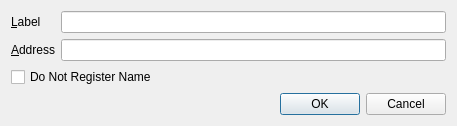
<?xml version="1.0" encoding="UTF-8"?>
<ui version="4.0">
 <class>EditAddressDialog</class>
 <widget class="QDialog" name="EditAddressDialog">
  <property name="geometry">
   <rect>
    <x>0</x>
    <y>0</y>
    <width>457</width>
    <height>126</height>
   </rect>
  </property>
  <property name="windowTitle">
   <string>Edit Address</string>
  </property>
  <layout class="QVBoxLayout" name="verticalLayout">
   <item>
    <layout class="QFormLayout" name="formLayout">
     <property name="fieldGrowthPolicy">
      <enum>QFormLayout::AllNonFixedFieldsGrow</enum>
     </property>
     <item row="0" column="0">
      <widget class="QLabel" name="label">
       <property name="text">
        <string>&amp;Label</string>
       </property>
       <property name="buddy">
        <cstring>labelEdit</cstring>
       </property>
      </widget>
     </item>
     <item row="0" column="1">
      <widget class="QLineEdit" name="labelEdit">
       <property name="toolTip">
        <string>The label associated with this address book entry</string>
       </property>
      </widget>
     </item>
     <item row="1" column="0">
      <widget class="QLabel" name="label_2">
       <property name="text">
        <string>&amp;Address</string>
       </property>
       <property name="buddy">
        <cstring>addressEdit</cstring>
       </property>
      </widget>
     </item>
     <item row="1" column="1">
      <widget class="QLineEdit" name="addressEdit">
       <property name="toolTip">
        <string>The address associated with this address book entry. This can only be modified for sending addresses.</string>
       </property>
      </widget>
     </item>
    </layout>
   </item>
   <item>
    <widget class="QCheckBox" name="DoNotRegisterChb">
     <property name="text">
      <string>Do Not Register Name</string>
     </property>
    </widget>
   </item>
   <item>
    <widget class="QDialogButtonBox" name="buttonBox">
     <property name="orientation">
      <enum>Qt::Horizontal</enum>
     </property>
     <property name="standardButtons">
      <set>QDialogButtonBox::Cancel|QDialogButtonBox::Ok</set>
     </property>
    </widget>
   </item>
  </layout>
 </widget>
 <resources/>
 <connections>
  <connection>
   <sender>buttonBox</sender>
   <signal>accepted()</signal>
   <receiver>EditAddressDialog</receiver>
   <slot>accept()</slot>
   <hints>
    <hint type="sourcelabel">
     <x>248</x>
     <y>254</y>
    </hint>
    <hint type="destinationlabel">
     <x>157</x>
     <y>274</y>
    </hint>
   </hints>
  </connection>
  <connection>
   <sender>buttonBox</sender>
   <signal>rejected()</signal>
   <receiver>EditAddressDialog</receiver>
   <slot>reject()</slot>
   <hints>
    <hint type="sourcelabel">
     <x>316</x>
     <y>260</y>
    </hint>
    <hint type="destinationlabel">
     <x>286</x>
     <y>274</y>
    </hint>
   </hints>
  </connection>
 </connections>
</ui>
